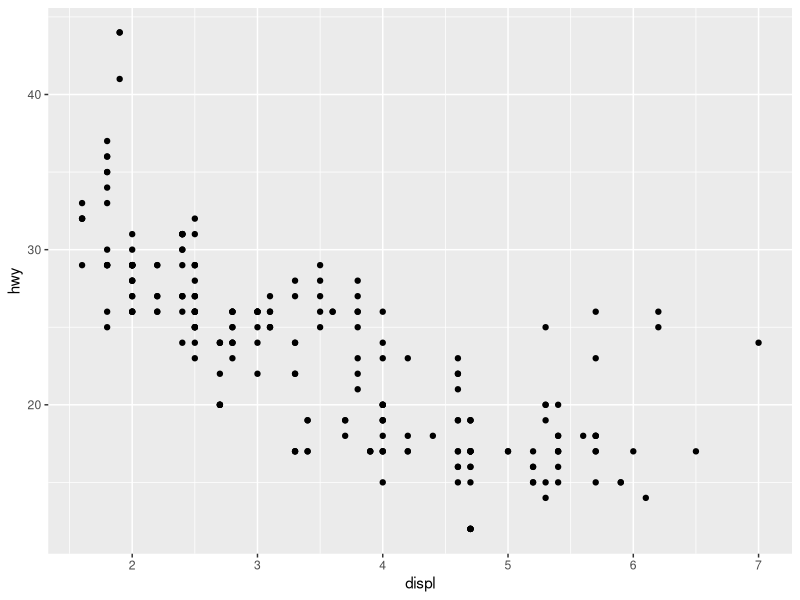
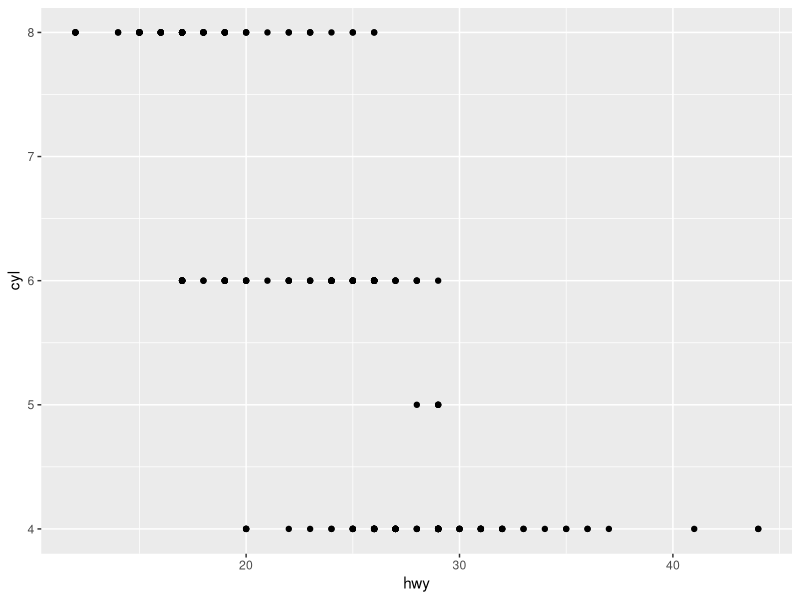
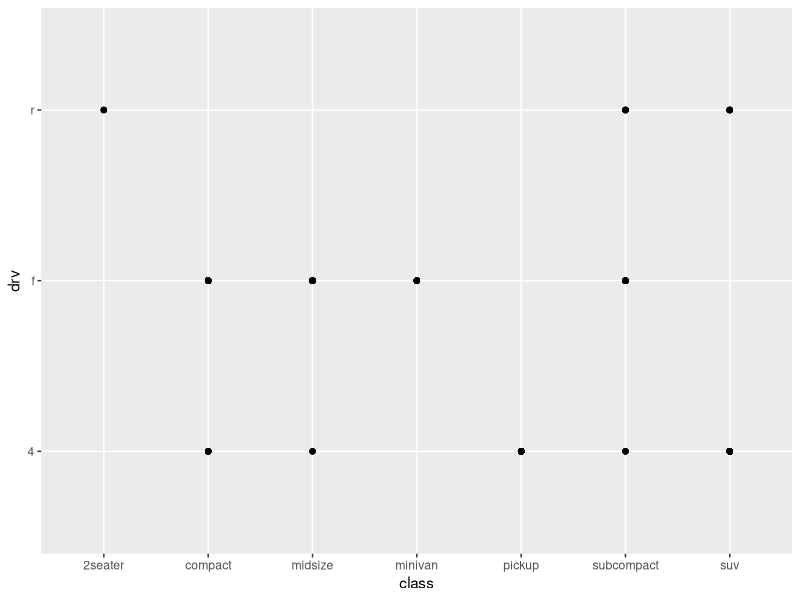
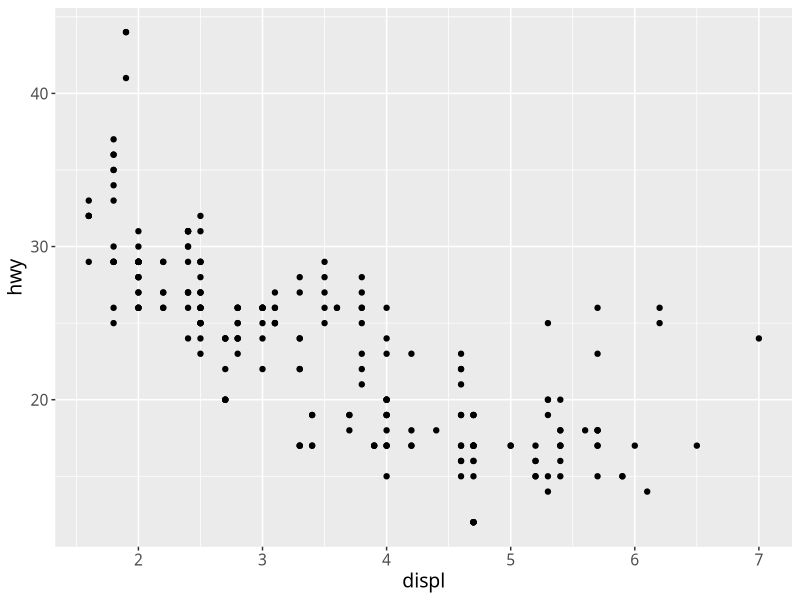

Source code (R) for these figures, in order:
# CodeClub meeting 12th July 2018
# Book: http://r4ds.had.co.nz
# Sections covered: 1 to 3.2

# Anything followed by a hashtag is a comment, therefore, it won't
# be evaluated by R. Get into the habit of commenting
# what your code does.

# Original examples from the book:
library(ggplot2) # Load package

ggplot2::mpg # Load mpg data set
ggplot(data = mpg) + # Call ggplot2 package
  geom_point(mapping = aes(x = displ, y = hwy)) # Plot points

ggplot(data = mpg) +
  geom_point(mapping = aes(x = hwy, y = cyl))

ggplot(data = mpg) +
  geom_point(mapping = aes(x = class, y = drv))


# Modified to generate high resolution pdf and custom font (good for
# publications):
library(ggplot2)
library(Cairo) # Cairo helps generates pdfs, pngs, and other image formats

mpg_plot <- ggplot(data = mpg) + # The <- allows us to store the plot in the 'mpg_plot' variable
  geom_point(mapping = aes(x = displ, y = hwy)) +
  theme(text = element_text(size = 14, family = "Calibri")) # Specify font size and family

ggsave("mpg_plot.pdf", # Name of the file to be saved
       plot      = mpg_plot, # The variable where you stored the plot
       device    = cairo_pdf, # We use Cairo here
       path      = "/Users/ccorreia/Documents/", # Folder where the plot will be saved
       limitsize = FALSE,
       dpi       = 300, # Dots per inch, 300 is agood resolution for printing
       height    = 10,
       width     = 8,
       units     = "in") # Units in inches
